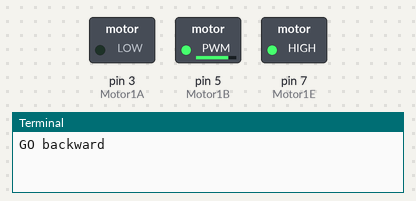
Recording of a program running on a simulated Raspberry Pi (header pin numbers). Shown: switched loads named in the program (green lamp = pin HIGH), the last lines printed to the terminal. At 12.0 s the program stops and its outputs stay as they are.

Above: at 0.1 s.
At 2.1 s:
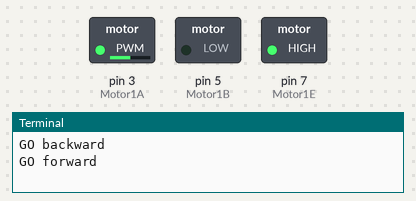
At 7.1 s:
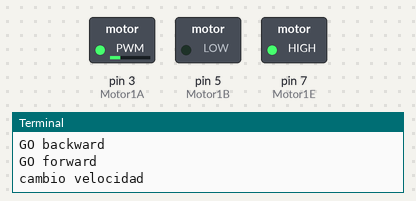
At 12.1 s:
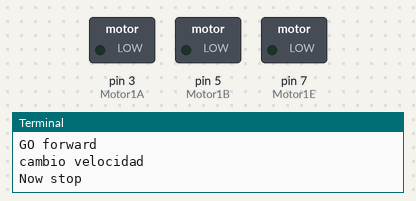
Timing chart, 0 to 13.5 s (numbered marks = the images above):
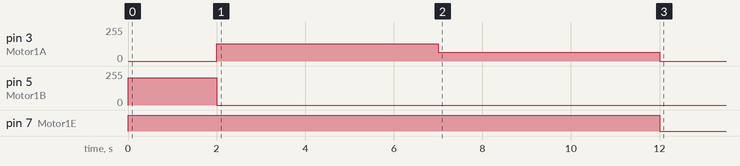

Measured:
- by itself, pin 3 (Motor1A): 0/255 → 128/255 at 2.0 s, → 64/255 5.0 s later, → 0/255 5.0 s later
- by itself, pin 5 (Motor1B): 0/255 → 204/255 at 0.00 s, → 0/255 2.0 s later
- by itself, pin 7 (Motor1E): LOW → HIGH at 0.00 s, → LOW 12.0 s later

The program:

motordc.py
```python
#!/usr/bin/env python
# -*- coding: utf-8 -*-

import RPi.GPIO as GPIO
from time import sleep

GPIO.setmode(GPIO.BOARD)
#Pins 18 22 24 GPIO 24 25 8
Motor1E = 7 #  Enable pin 1 of the controller IC
Motor1A = 3 #  Input 1 of the controller IC
Motor1B = 5 #  Input 2 of the controller IC


GPIO.setup(Motor1A,GPIO.OUT)
GPIO.setup(Motor1B,GPIO.OUT)
GPIO.setup(Motor1E,GPIO.OUT)

forward=GPIO.PWM(Motor1A,100) # configuring Enable pin for PWM
reverse=GPIO.PWM(Motor1B,100) # configuring Enable pin for PWM


if __name__ == '__main__' :
    forward.start(0)
    reverse.start(0)

    # this will run your motor in reverse direction for 2 seconds with 80% speed by supplying 80% of the battery voltage
    print "GO backward"
    GPIO.output(Motor1E,GPIO.HIGH)
    forward.ChangeDutyCycle(0)
    reverse.ChangeDutyCycle(80)
    sleep(2)


    # this will run your motor in forward direction for 5 seconds with 50% speed.
    print "GO forward"
    GPIO.output(Motor1E,GPIO.HIGH)
    forward.ChangeDutyCycle(50)
    reverse.ChangeDutyCycle(0)
    sleep(5)

    print "cambio velocidad"
    forward.ChangeDutyCycle(25)
    reverse.ChangeDutyCycle(0)
    sleep(5)

    #stop motor
    print "Now stop"
    GPIO.output(Motor1E,GPIO.LOW)
    forward.stop() # stop PWM from GPIO output it is necessary
    reverse.stop()

    GPIO.cleanup()
```
